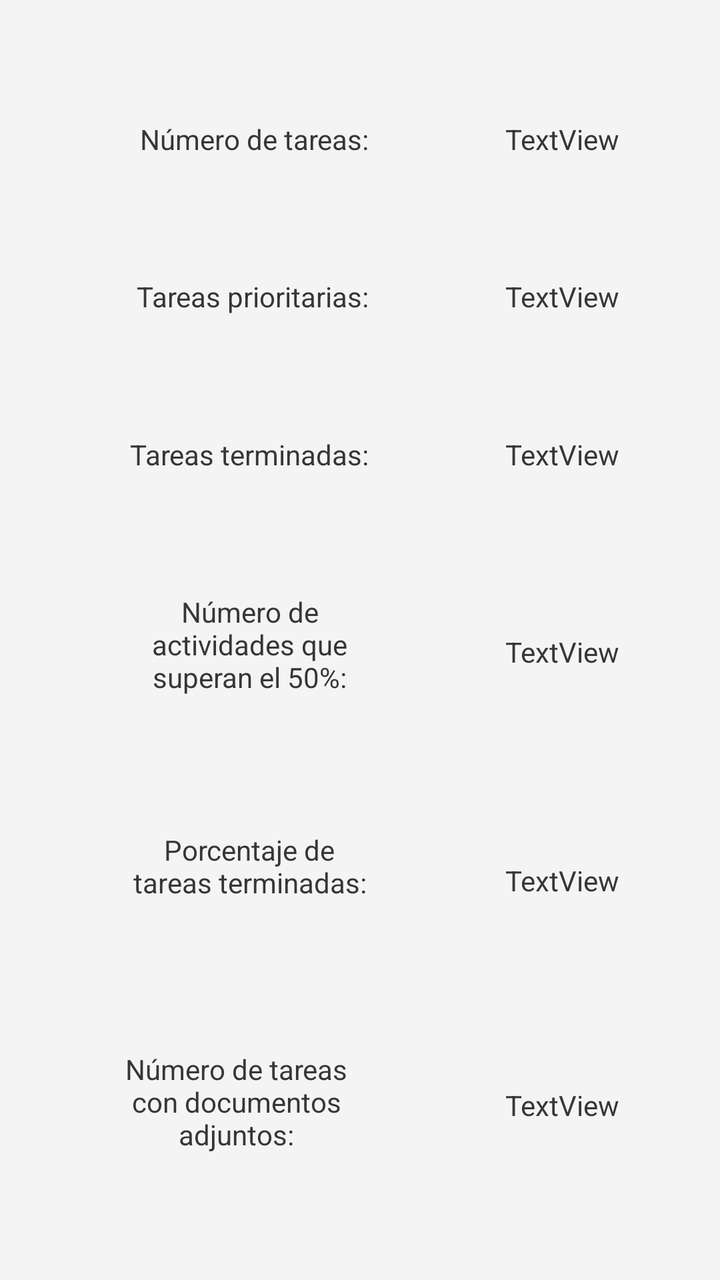
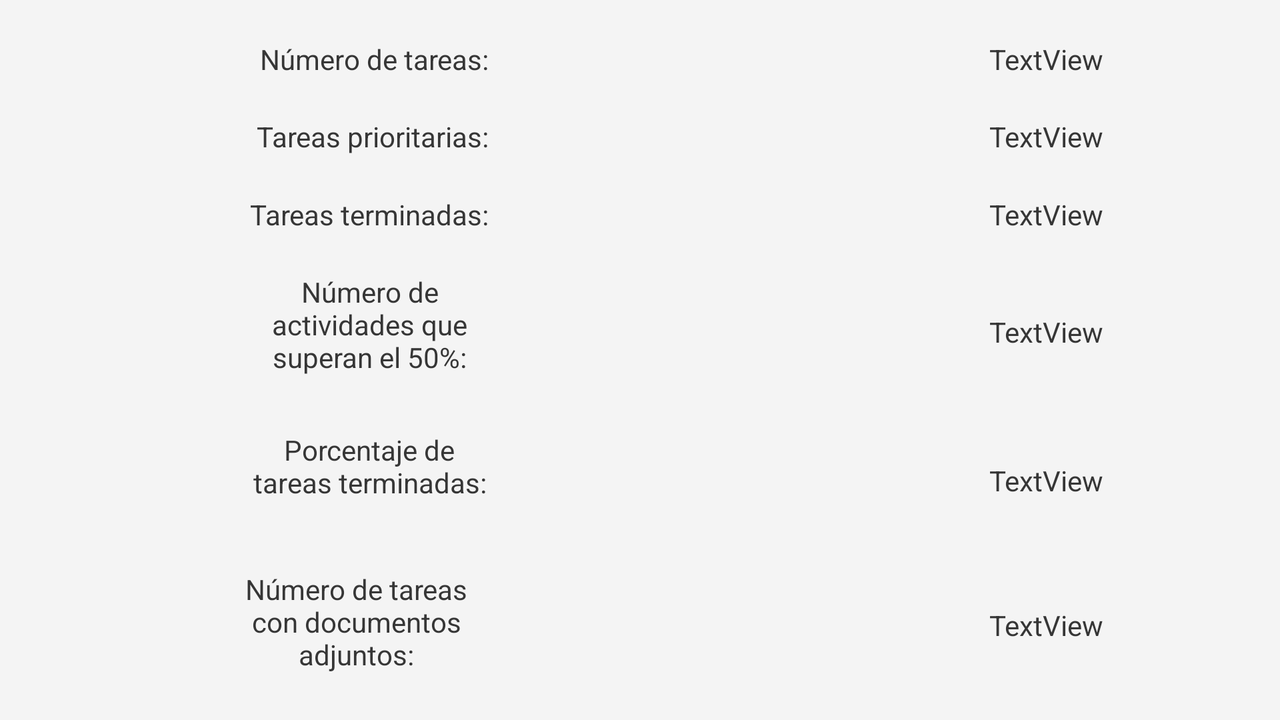

Compare how this app lays out the same screen by default and in its alternative resource folder. The renders come first, then the two layout files and the values they reference.
<!-- AndroidManifest.xml: application theme Theme.TrassTarea -->
<!-- res/layout/activity_estadisticas.xml -->
<?xml version="1.0" encoding="utf-8"?>
<androidx.constraintlayout.widget.ConstraintLayout xmlns:android="http://schemas.android.com/apk/res/android"
    xmlns:app="http://schemas.android.com/apk/res-auto"
    xmlns:tools="http://schemas.android.com/tools"
    android:layout_width="match_parent"
    android:layout_height="match_parent"
    tools:context=".actividades.EstadisticasActivity">

    <TextView
        android:id="@+id/tvNumAct"
        android:layout_width="wrap_content"
        android:layout_height="wrap_content"
        android:layout_marginStart="70dp"
        android:text="Número de tareas:"
        android:textColor="@color/gris_oscuro"
        app:layout_constraintBottom_toTopOf="@+id/tvNumPrio"
        app:layout_constraintStart_toStartOf="parent"
        app:layout_constraintTop_toTopOf="parent"
        app:layout_constraintVertical_chainStyle="spread" />

    <TextView
        android:id="@+id/tvNumPrio"
        android:layout_width="wrap_content"
        android:layout_height="wrap_content"
        android:text="Tareas prioritarias:"
        android:textColor="@color/gris_oscuro"
        app:layout_constraintBottom_toTopOf="@+id/tvNumTerminadas"
        app:layout_constraintEnd_toEndOf="@+id/tvNumAct"
        app:layout_constraintTop_toBottomOf="@+id/tvNumAct" />

    <TextView
        android:id="@+id/tvNumTerminadas"
        android:layout_width="wrap_content"
        android:layout_height="wrap_content"
        android:text="Tareas terminadas:"
        android:textColor="@color/gris_oscuro"
        app:layout_constraintBottom_toTopOf="@+id/tvNumMitad"
        app:layout_constraintEnd_toEndOf="@+id/tvNumPrio"
        app:layout_constraintTop_toBottomOf="@+id/tvNumPrio" />

    <TextView
        android:id="@+id/tvNumMitad"
        android:layout_width="120dp"
        android:layout_height="59dp"
        android:text="Número de actividades que superan el 50%:"
        android:textAlignment="center"
        android:textColor="@color/gris_oscuro"
        app:layout_constraintBottom_toTopOf="@+id/tvPorcentajeTerm"
        app:layout_constraintEnd_toEndOf="@+id/tvNumTerminadas"
        app:layout_constraintTop_toBottomOf="@+id/tvNumTerminadas" />

    <TextView
        android:id="@+id/tvPorcentajeTerm"
        android:layout_width="120dp"
        android:layout_height="50dp"
        android:text="Porcentaje de tareas terminadas:"
        android:textAlignment="center"
        android:textColor="@color/gris_oscuro"
        app:layout_constraintBottom_toTopOf="@+id/tvDocumentos"
        app:layout_constraintEnd_toEndOf="@+id/tvNumMitad"
        app:layout_constraintTop_toBottomOf="@+id/tvNumMitad" />

    <TextView
        android:id="@+id/tvDocumentos"
        android:layout_width="133dp"
        android:layout_height="55dp"
        android:text="Número de tareas con documentos adjuntos:"
        android:textAlignment="center"
        android:textColor="@color/gris_oscuro"
        app:layout_constraintBottom_toBottomOf="parent"
        app:layout_constraintEnd_toEndOf="@+id/tvPorcentajeTerm"
        app:layout_constraintTop_toBottomOf="@+id/tvPorcentajeTerm" />

    <TextView
        android:id="@+id/tvNumActDato"
        android:layout_width="wrap_content"
        android:layout_height="wrap_content"
        android:layout_marginStart="68dp"
        android:text="TextView"
        android:textColor="@color/gris_oscuro"
        app:layout_constraintBottom_toBottomOf="@+id/tvNumAct"
        app:layout_constraintStart_toEndOf="@+id/tvNumAct"
        app:layout_constraintTop_toTopOf="@+id/tvNumAct" />

    <TextView
        android:id="@+id/tvNumPrioDato"
        android:layout_width="wrap_content"
        android:layout_height="wrap_content"
        android:text="TextView"
        android:textColor="@color/gris_oscuro"
        app:layout_constraintBottom_toBottomOf="@+id/tvNumPrio"
        app:layout_constraintEnd_toEndOf="@+id/tvNumActDato"
        app:layout_constraintStart_toStartOf="@+id/tvNumActDato"
        app:layout_constraintTop_toTopOf="@+id/tvNumPrio" />

    <TextView
        android:id="@+id/tvNumTerminadasDato"
        android:layout_width="wrap_content"
        android:layout_height="wrap_content"
        android:text="TextView"
        android:textColor="@color/gris_oscuro"
        app:layout_constraintBottom_toBottomOf="@+id/tvNumTerminadas"
        app:layout_constraintEnd_toEndOf="@+id/tvNumPrioDato"
        app:layout_constraintStart_toStartOf="@+id/tvNumPrioDato"
        app:layout_constraintTop_toTopOf="@+id/tvNumTerminadas" />

    <TextView
        android:id="@+id/tvNumMitadDato"
        android:layout_width="wrap_content"
        android:layout_height="wrap_content"
        android:text="TextView"
        android:textColor="@color/gris_oscuro"
        app:layout_constraintBottom_toBottomOf="@+id/tvNumMitad"
        app:layout_constraintStart_toStartOf="@+id/tvNumTerminadasDato"
        app:layout_constraintTop_toTopOf="@+id/tvNumMitad" />

    <TextView
        android:id="@+id/tvPorcentajeTermDato"
        android:layout_width="wrap_content"
        android:layout_height="wrap_content"
        android:text="TextView"
        android:textColor="@color/gris_oscuro"
        app:layout_constraintBottom_toBottomOf="@+id/tvPorcentajeTerm"
        app:layout_constraintStart_toStartOf="@+id/tvNumMitadDato"
        app:layout_constraintTop_toTopOf="@+id/tvPorcentajeTerm" />

    <TextView
        android:id="@+id/tvDocumentosDato"
        android:layout_width="wrap_content"
        android:layout_height="wrap_content"
        android:text="TextView"
        android:textColor="@color/gris_oscuro"
        app:layout_constraintBottom_toBottomOf="@+id/tvDocumentos"
        app:layout_constraintStart_toStartOf="@+id/tvPorcentajeTermDato"
        app:layout_constraintTop_toTopOf="@+id/tvDocumentos" />
</androidx.constraintlayout.widget.ConstraintLayout>
<!-- resources referenced by this layout -->
<resources>
  <color name="gris_oscuro">#363636</color>
  <style name="Theme.TrassTarea" parent="Theme.AppCompat.DayNight.DarkActionBar">
          
          <item name="colorPrimary">@color/primario</item>
          <item name="colorPrimaryVariant">@color/primario_oscuro</item>
          <item name="colorOnPrimary">@color/gris_oscuro</item>
          
          <item name="colorSecondary">@color/resaltado</item>
          <item name="colorSecondaryVariant">@color/resaltado_oscuro</item>
          <item name="colorOnSecondary">@color/oscuro</item>
          
  
          <item name="android:background">@color/claro</item>
          
          
          <item name="android:textColor">@color/oscuro</item>
          <item name="android:actionMenuTextColor">@color/oscuro</item>
      </style>
  <color name="primario">#4E616C</color>
  <color name="primario_oscuro">#20333D</color>
  <color name="resaltado">#219BCC</color>
  <color name="resaltado_oscuro">#004C69</color>
  <color name="oscuro">#FF101010</color>
  <color name="claro">#FFf4f4f4</color>
</resources>
<!-- res/layout-land/activity_estadisticas.xml (the repository's variant of the layout above) -->
<!-- drawn on the phone turned sideways -->
<?xml version="1.0" encoding="utf-8"?>
<androidx.constraintlayout.widget.ConstraintLayout xmlns:android="http://schemas.android.com/apk/res/android"
    xmlns:app="http://schemas.android.com/apk/res-auto"
    xmlns:tools="http://schemas.android.com/tools"
    android:layout_width="match_parent"
    android:layout_height="match_parent">

    <TextView
        android:id="@+id/tvNumAct"
        android:layout_width="wrap_content"
        android:layout_height="wrap_content"
        android:layout_marginStart="130dp"
        android:text="Número de tareas:"
        android:textColor="@color/gris_oscuro"
        app:layout_constraintBottom_toTopOf="@+id/tvNumPrio"
        app:layout_constraintStart_toStartOf="parent"
        app:layout_constraintTop_toTopOf="parent"
        app:layout_constraintVertical_bias="0.5" />

    <TextView
        android:id="@+id/tvNumPrio"
        android:layout_width="wrap_content"
        android:layout_height="wrap_content"
        android:text="Tareas prioritarias:"
        android:textColor="@color/gris_oscuro"
        app:layout_constraintBottom_toTopOf="@+id/tvNumTerminadas"
        app:layout_constraintEnd_toEndOf="@+id/tvNumAct"
        app:layout_constraintTop_toBottomOf="@+id/tvNumAct"
        app:layout_constraintVertical_bias="0.5" />

    <TextView
        android:id="@+id/tvNumTerminadas"
        android:layout_width="wrap_content"
        android:layout_height="wrap_content"
        android:text="Tareas terminadas:"
        android:textColor="@color/gris_oscuro"
        app:layout_constraintBottom_toTopOf="@+id/tvNumMitad"
        app:layout_constraintEnd_toEndOf="@+id/tvNumPrio"
        app:layout_constraintTop_toBottomOf="@+id/tvNumPrio"
        app:layout_constraintVertical_bias="0.5" />

    <TextView
        android:id="@+id/tvNumMitad"
        android:layout_width="120dp"
        android:layout_height="59dp"
        android:text="Número de actividades que superan el 50%:"
        android:textAlignment="center"
        android:textColor="@color/gris_oscuro"
        app:layout_constraintBottom_toTopOf="@+id/tvPorcentajeTerm"
        app:layout_constraintEnd_toEndOf="@+id/tvNumTerminadas"
        app:layout_constraintTop_toBottomOf="@+id/tvNumTerminadas"
        app:layout_constraintVertical_bias="0.5" />

    <TextView
        android:id="@+id/tvPorcentajeTerm"
        android:layout_width="120dp"
        android:layout_height="50dp"
        android:text="Porcentaje de tareas terminadas:"
        android:textAlignment="center"
        android:textColor="@color/gris_oscuro"
        app:layout_constraintBottom_toTopOf="@+id/tvDocumentos"
        app:layout_constraintEnd_toEndOf="@+id/tvNumMitad"
        app:layout_constraintTop_toBottomOf="@+id/tvNumMitad"
        app:layout_constraintVertical_bias="0.5" />

    <TextView
        android:id="@+id/tvDocumentos"
        android:layout_width="133dp"
        android:layout_height="55dp"
        android:text="Número de tareas con documentos adjuntos:"
        android:textAlignment="center"
        android:textColor="@color/gris_oscuro"
        app:layout_constraintBottom_toBottomOf="parent"
        app:layout_constraintEnd_toEndOf="@+id/tvPorcentajeTerm"
        app:layout_constraintTop_toBottomOf="@+id/tvPorcentajeTerm"
        app:layout_constraintVertical_bias="0.5" />

    <TextView
        android:id="@+id/tvNumActDato"
        android:layout_width="wrap_content"
        android:layout_height="wrap_content"
        android:layout_marginStart="250dp"
        android:text="TextView"
        android:textColor="@color/gris_oscuro"
        app:layout_constraintBottom_toBottomOf="@+id/tvNumAct"
        app:layout_constraintStart_toEndOf="@+id/tvNumAct"
        app:layout_constraintTop_toTopOf="@+id/tvNumAct" />

    <TextView
        android:id="@+id/tvNumPrioDato"
        android:layout_width="wrap_content"
        android:layout_height="wrap_content"
        android:text="TextView"
        android:textColor="@color/gris_oscuro"
        app:layout_constraintBottom_toBottomOf="@+id/tvNumPrio"
        app:layout_constraintStart_toStartOf="@+id/tvNumActDato"
        app:layout_constraintTop_toTopOf="@+id/tvNumPrio" />

    <TextView
        android:id="@+id/tvNumTerminadasDato"
        android:layout_width="wrap_content"
        android:layout_height="wrap_content"
        android:text="TextView"
        android:textColor="@color/gris_oscuro"
        app:layout_constraintBottom_toBottomOf="@+id/tvNumTerminadas"
        app:layout_constraintStart_toStartOf="@+id/tvNumPrioDato"
        app:layout_constraintTop_toTopOf="@+id/tvNumTerminadas" />

    <TextView
        android:id="@+id/tvNumMitadDato"
        android:layout_width="wrap_content"
        android:layout_height="wrap_content"
        android:text="TextView"
        android:textColor="@color/gris_oscuro"
        app:layout_constraintBottom_toBottomOf="@+id/tvNumMitad"
        app:layout_constraintStart_toStartOf="@+id/tvNumTerminadasDato"
        app:layout_constraintTop_toTopOf="@+id/tvNumMitad" />

    <TextView
        android:id="@+id/tvPorcentajeTermDato"
        android:layout_width="wrap_content"
        android:layout_height="wrap_content"
        android:text="TextView"
        android:textColor="@color/gris_oscuro"
        app:layout_constraintBottom_toBottomOf="@+id/tvPorcentajeTerm"
        app:layout_constraintStart_toStartOf="@+id/tvNumMitadDato"
        app:layout_constraintTop_toTopOf="@+id/tvPorcentajeTerm" />

    <TextView
        android:id="@+id/tvDocumentosDato"
        android:layout_width="wrap_content"
        android:layout_height="wrap_content"
        android:text="TextView"
        android:textColor="@color/gris_oscuro"
        app:layout_constraintBottom_toBottomOf="@+id/tvDocumentos"
        app:layout_constraintStart_toStartOf="@+id/tvPorcentajeTermDato"
        app:layout_constraintTop_toTopOf="@+id/tvDocumentos" />

</androidx.constraintlayout.widget.ConstraintLayout>
